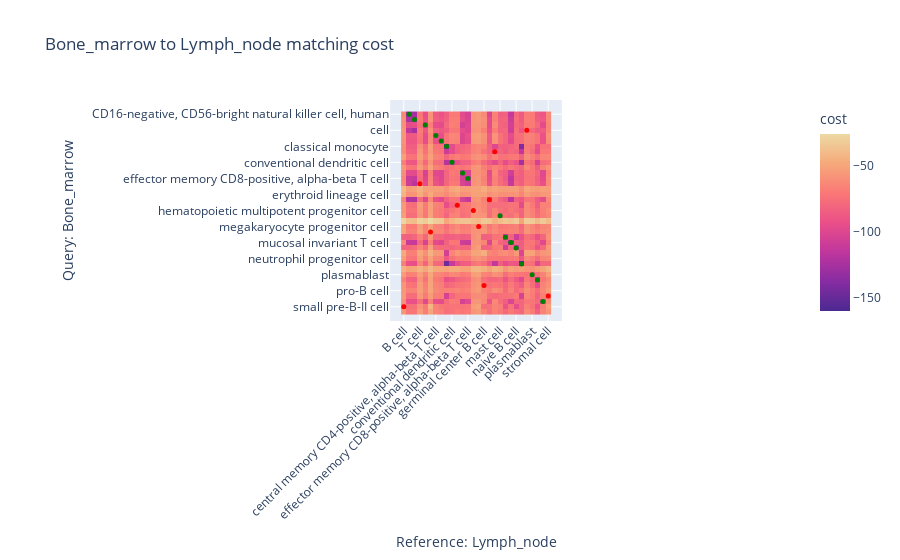

Here is the notebook cell this chart was saved with:
### Code cell
q, ref = 'Bone_marrow', 'Lymph_node'

rcm = RefCM(numItermax=1e7)
m = rcm.annotate(ds[q], q, ds[ref], ref, 'cell_type', 'cell_type')
m.eval('cell_type')
m.display_matching_costs('cell_type')

### Figure 1 — Plotly figure (JSON) as saved in the notebook; plotly's stock layout.template omitted (floating-point values rounded to 4 significant figures; data arrays with more than 128 entries replaced by an {"elided": "..."} marker saying what was removed)
{"data": [{"coloraxis": "coloraxis", "hovertemplate": "Reference: Lymph_node: %{x}<br>Query: Bone_marrow: %{y}<br>cost: %{z}<extra></extra>", "name": "0", "type": "heatmap", "x": ["B cell", "CD16-negative, CD56-bright natural killer cell, human", "CD16-positive, CD56-dim natural killer cell, human", "T cell", "T follicular helper cell", "activated CD4-positive, alpha-beta T cell", "central memory CD4-positive, alpha-beta T cell", "central memory CD8-positive, alpha-beta T cell", "classical monocyte", "conventional dendritic cell", "dendritic cell, human", "effector memory CD4-positive, alpha-beta T cell", "effector memory CD8-positive, alpha-beta T cell", "endothelial cell", "endothelial cell of lymphatic vessel", "germinal center B cell", "innate lymphoid cell", "macrophage", "mast cell", "memory B cell", "mucosal invariant T cell", "naive B cell", "non-classical monocyte", "plasma cell", "plasmablast", "plasmacytoid dendritic cell", "regulatory T cell", "stromal cell"], "xaxis": "x", "y": ["CD16-negative, CD56-bright natural killer cell, human", "CD16-positive, CD56-dim natural killer cell, human", "T follicular helper cell", "cell", "central memory CD4-positive, alpha-beta T cell", "central memory CD8-positive, alpha-beta T cell", "classical monocyte", "common dendritic progenitor", "common myeloid progenitor", "conventional dendritic cell", "early lymphoid progenitor", "effector memory CD4-positive, alpha-beta T cell", "effector memory CD8-positive, alpha-beta T cell", "effector memory CD8-positive, alpha-beta T cell, terminally differentiated", "erythrocyte", "erythroid lineage cell", "gamma-delta T cell", "granulocyte monocyte progenitor cell", "hematopoietic multipotent progenitor cell", "mast cell", "megakaryocyte", "megakaryocyte progenitor cell", "megakaryocyte-erythroid progenitor cell", "memory B cell", "mucosal invariant T cell", "naive B cell", "neutrophil", "neutrophil progenitor cell", "non-classical monocyte", "plasma cell", "plasmablast", "plasmacytoid dendritic cell", "plasmacytoid dendritic cell, human", "pro-B cell", "promyelocyte", "regulatory T cell", "small pre-B-II cell", "thymocyte"], "yaxis": "y", "z": {"elided": "38x28 float values"}}, {"hovertemplate": "%{y} -> %{x}", "marker": {"color": ["green", "green", "green", "red", "green", "green", "green", "red", "green", "green", "green", "red", "red", "red", "red", "green", "red", "red", "green", "green", "green", "green", "green", "green", "red", "red", "green", "red"], "size": 5}, "mode": "markers", "name": "", "type": "scatter", "x": ["CD16-negative, CD56-bright natural killer cell, human", "CD16-positive, CD56-dim natural killer cell, human", "T follicular helper cell", "plasma cell", "central memory CD4-positive, alpha-beta T cell", "central memory CD8-positive, alpha-beta T cell", "classical monocyte", "macrophage", "conventional dendritic cell", "effector memory CD4-positive, alpha-beta T cell", "effector memory CD8-positive, alpha-beta T cell", "T cell", "innate lymphoid cell", "dendritic cell, human", "endothelial cell", "mast cell", "endothelial cell of lymphatic vessel", "activated CD4-positive, alpha-beta T cell", "memory B cell", "mucosal invariant T cell", "naive B cell", "non-classical monocyte", "plasmablast", "plasmacytoid dendritic cell", "germinal center B cell", "stromal cell", "regulatory T cell", "B cell"], "y": ["CD16-negative, CD56-bright natural killer cell, human", "CD16-positive, CD56-dim natural killer cell, human", "T follicular helper cell", "cell", "central memory CD4-positive, alpha-beta T cell", "central memory CD8-positive, alpha-beta T cell", "classical monocyte", "common dendritic progenitor", "conventional dendritic cell", "effector memory CD4-positive, alpha-beta T cell", "effector memory CD8-positive, alpha-beta T cell", "effector memory CD8-positive, alpha-beta T cell, terminally differentiated", "gamma-delta T cell", "granulocyte monocyte progenitor cell", "hematopoietic multipotent progenitor cell", "mast cell", "megakaryocyte progenitor cell", "megakaryocyte-erythroid progenitor cell", "memory B cell", "mucosal invariant T cell", "naive B cell", "non-classical monocyte", "plasmablast", "plasmacytoid dendritic cell", "plasmacytoid dendritic cell, human", "promyelocyte", "regulatory T cell", "small pre-B-II cell"]}], "layout": {"coloraxis": {"colorbar": {"title": {"text": "cost"}}, "colorscale": [[0, "rgb(75, 41, 145)"], [0.1667, "rgb(135, 44, 162)"], [0.3333, "rgb(192, 54, 157)"], [0.5, "rgb(234, 79, 136)"], [0.6667, "rgb(250, 120, 118)"], [0.8333, "rgb(246, 169, 122)"], [1, "rgb(237, 217, 163)"]]}, "title": {"text": "Bone_marrow to Lymph_node matching cost"}, "xaxis": {"anchor": "y", "constrain": "domain", "domain": [0, 1], "scaleanchor": "y", "tickangle": -45, "title": {"text": "Reference: Lymph_node"}}, "yaxis": {"anchor": "x", "autorange": "reversed", "constrain": "domain", "domain": [0, 1], "title": {"text": "Query: Bone_marrow"}}}}
